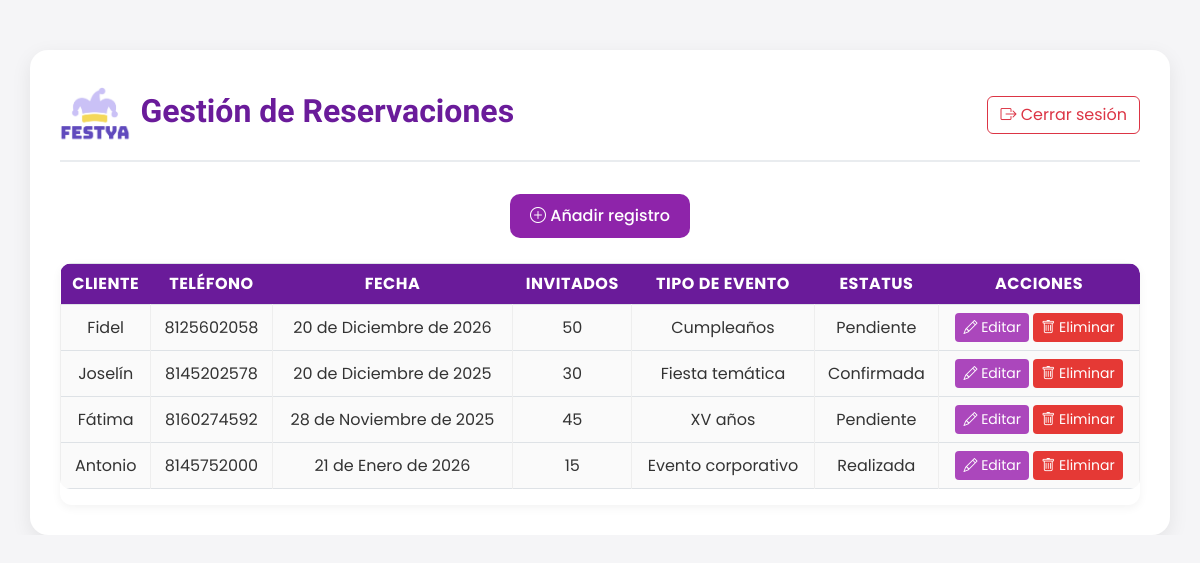
/reservaciones/admin/gestion/ (signed in), run on an earlier commit of the app's database.
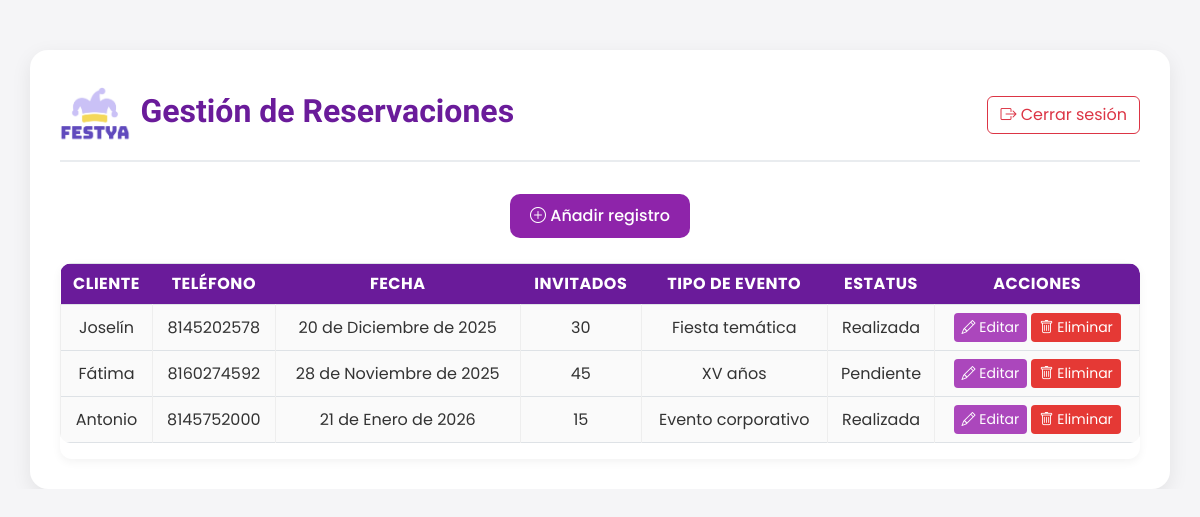
And on a later commit of the database.
### reservaciones/models.py (models this page shows, shortened)
class Reservacion(models.Model):
    ESTATUS = [
        ("pendiente", "Pendiente"),
        ("confirmada", "Confirmada"),
        ("realizada", "Realizada"),
    ]
    nombreCliente = models.CharField(max_length=100)
    telefono = models.CharField(max_length=10, validators=[MinLengthValidator(10)])
    fechaEvento = models.DateField()
    numInvitados = models.PositiveSmallIntegerField(
        validators=[MinValueValidator(1), MaxValueValidator(50)],
        help_text="1 a 50 invitados permitidos"
    )
    estatus = models.CharField(max_length=10, choices=ESTATUS, default="pendiente")
    tipoEvento = models.ForeignKey(TipoEvento, on_delete=models.PROTECT)

class TipoEvento(models.Model):
    nombre = models.CharField(max_length=50, unique=True)

### reservaciones/views.py (the view)
# urls.py: path('admin/gestion/', views.gestion_admin, name='gestion_admin'),
@login_required
def gestion_admin(request):
    reservaciones = Reservacion.objects.all()
    return render(request, 'reservaciones/gestion_admin.html', {'reservaciones': reservaciones})

### reservaciones/templates/reservaciones/gestion_admin.html (shortened to what this page needs)
{% extends 'base.html' %}
{% load static %}
{% block content %}
<link href="https://cdn.jsdelivr.net/npm/bootstrap@5.3.0/dist/css/bootstrap.min.css" rel="stylesheet">
<link rel="stylesheet" href="{% static 'reservaciones/css/gestion_admin.css' %}">
<div class="container">
    <div class="header-admin">
        <div class="d-flex align-items-center">
            <img src="{% static 'reservaciones/img/LOGO.png' %}" alt="Logo">
            <h2>Gestión de Reservaciones</h2>
        </div>
        <div>
    <form action="{% url 'logout' %}" method="post" style="display: inline;">
        <button type="submit" class="btn btn-outline-danger ms-2" style="border: 1px solid #dc3545;">
            <i class="bi bi-box-arrow-right"></i> Cerrar sesión
        </button>
    </form>
</div>
    </div>
    <div class="botones">
        <a href="{% url 'agregar_reservacion' %}" class="btn btn-agregar"><i class="bi bi-plus-circle"></i> Añadir
            registro</a>
    </div>
    <div class="table-responsive">
        <table class="table table-bordered text-center align-middle">
            <thead>
                <tr>
                    <th>Cliente</th>
                    <th>Teléfono</th>
                    <th>Fecha</th>
                    <th>Invitados</th>
                    <th>Tipo de Evento</th>
                    <th>Estatus</th>
                    <th>Acciones</th>
                </tr>
            </thead>
            <tbody>
                {% for r in reservaciones %}
                <tr>
                    <td>{{ r.nombreCliente }}</td>
                    <td>{{ r.telefono }}</td>
                    <td>{{ r.fechaEvento }}</td>
                    <td>{{ r.numInvitados }}</td>
                    <td>{{ r.tipoEvento.nombre }}</td>
                    <td>{{ r.get_estatus_display }}</td>
                    <td>
                        <a href="{% url 'actualizar_reservacion' r.id %}" class="btn btn-editar btn-sm">
                            <i class="bi bi-pencil"></i> Editar
                        </a>
                        <a href="{% url 'eliminar_reservacion' r.id %}" class="btn btn-eliminar btn-sm"
                            onclick="return confirm('¿Seguro que quieres eliminar esta reservación?')">
                            <i class="bi bi-trash"></i> Eliminar
                        </a>
                    </td>
                </tr>
                {% empty %}
                <tr>
                    <td colspan="7" class="text-center">No hay reservaciones registradas.</td>
                </tr>
                {% endfor %}
            </tbody>
        </table>
    </div>
</div>
{% endblock %}

### inicio/templates/base.html (shortened to what this page needs)
<!DOCTYPE html>
{% load static %}
<html lang="es" translate="no">
<head>
    <link href="https://cdn.jsdelivr.net/npm/bootstrap@5.3.8/dist/css/bootstrap.min.css" rel="stylesheet">
    <link rel="stylesheet" href="https://cdnjs.cloudflare.com/ajax/libs/font-awesome/7.0.1/css/all.min.css" />
    <link rel="stylesheet" href="https://cdn.jsdelivr.net/npm/bootstrap-icons@1.13.1/font/bootstrap-icons.min.css">
    <link rel="stylesheet" href="{% static 'css/styles.css' %}">
</head>
<body data-bs-spy="scroll" data-bs-target="header nav" data-bs-offset="100" class="scrollspy-example">
    {% block content %}
    {% endblock %}
</body>
</html>

### inicio/static/css/styles.css (style rules this page uses)
:root { --primario: #604abd; --secundario: #cac1f6; --secundario-light: #f1eeff; --secundario-dark: #837aae; --terciario: #f4d85a; --terciario-light: #fff6cd; --terciario-dark: #dbbc40; --blanco: #fff; --semi-blanco: #f8f8f8; --gris: #efefef; --gris-fuerte: #4b4b4b; --negro: #343434; --transparente: rgba(255, 255, 255, 0); --shadow: rgba(165,145,239,0.30); }
html { font-size: 100%; width: 100%; max-width: 100%; overflow-x: hidden; }
body { font-family: 'Poppins', sans-serif; font-size: 1rem; margin: 0; padding: 0; width: 100%; max-width: 100%; overflow-x: hidden; }
h2 { font-family: 'Bungee'; font-size: 3rem; }
.btn { border-radius: 5px; padding: 8px 15px; transition: ease 0.3s; }

### reservaciones/static/reservaciones/css/gestion_admin.css (style rules this page uses)
body { background-color: #f5f5f7; font-family: "Poppins", sans-serif; color: #333; }
.container { background: #fff; border-radius: 18px; padding: 30px; box-shadow: 0 6px 20px rgba(0, 0, 0, 0.08); margin-top: 50px; transition: all 0.3s ease; }
.header-admin { display: flex; justify-content: space-between; align-items: center; margin-bottom: 2rem; border-bottom: 2px solid #e9ecef; padding-bottom: 10px; }
.header-admin img { height: 70px; }
.header-admin h2 { color: #6a1b9a; font-weight: 600; margin-left: 10px; }
.botones { text-align: center; margin-bottom: 25px; }
.botones a { margin: 0 5px; border-radius: 10px; padding: 10px 20px; font-weight: 500; transition: all 0.3s ease-in-out; }
.btn-agregar { background-color: #8e24aa; color: #fff; border: none; }
.table { border-radius: 10px; overflow: hidden; background-color: #fff; }
.table th { background-color: #6a1b9a; color: white; border: none; text-transform: uppercase; letter-spacing: 0.5px; }
.table td { background-color: #fafafa; color: #333; border-color: #eee; }
.btn-editar { background-color: #ab47bc; color: white; border: none; transition: 0.3s; }
.btn-eliminar { background-color: #e53935; color: white; border: none; transition: 0.3s; }
.table-responsive { box-shadow: 0 3px 10px rgba(0, 0, 0, 0.05); border-radius: 12px; }
.btn-outline-danger { transition: ease 0.4s; }

What changed in the data, as far as the page shows it:
removed Reservacion: nombreCliente "Fidel", telefono "8125602058", fechaEvento "20 de Diciembre de 2026", numInvitados "50", tipoEvento.nombre "Cumpleaños", estatus "Pendiente"
changed Reservacion "Joselín": estatus "Confirmada" → "Realizada"
